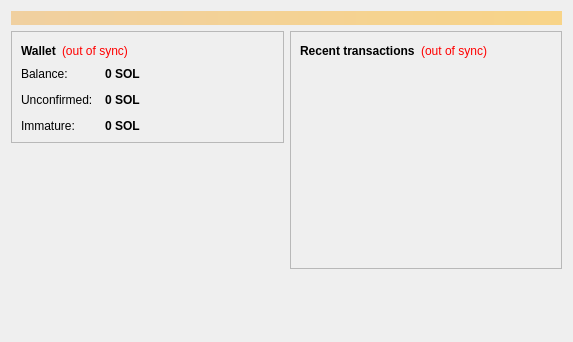
<?xml version="1.0" encoding="UTF-8"?>
<ui version="4.0">
 <class>OverviewPage</class>
 <widget class="QWidget" name="OverviewPage">
  <property name="geometry">
   <rect>
    <x>0</x>
    <y>0</y>
    <width>573</width>
    <height>342</height>
   </rect>
  </property>
  <property name="windowTitle">
   <string>Form</string>
  </property>
  <layout class="QVBoxLayout" name="topLayout">
   <item>
    <widget class="QLabel" name="labelAlerts">
     <property name="visible">
      <bool>false</bool>
     </property>
     <property name="styleSheet">
      <string notr="true">background-color: qlineargradient(x1: 0, y1: 0, x2: 1, y2: 0, stop:0 #F0D0A0, stop:1 #F8D488); color:#000000;</string>
     </property>
     <property name="wordWrap">
      <bool>true</bool>
     </property>
     <property name="margin">
      <number>3</number>
     </property>
    </widget>
   </item>
   <item>
    <layout class="QHBoxLayout" name="horizontalLayout" stretch="1,1">
     <item>
      <layout class="QVBoxLayout" name="verticalLayout_2">
       <item>
        <widget class="QFrame" name="frame">
         <property name="frameShape">
          <enum>QFrame::StyledPanel</enum>
         </property>
         <property name="frameShadow">
          <enum>QFrame::Raised</enum>
         </property>
         <layout class="QVBoxLayout" name="verticalLayout_4">
          <item>
           <layout class="QHBoxLayout" name="horizontalLayout_4">
            <item>
             <widget class="QLabel" name="label_5">
              <property name="font">
               <font>
                <weight>75</weight>
                <bold>true</bold>
               </font>
              </property>
              <property name="text">
               <string>Wallet</string>
              </property>
             </widget>
            </item>
            <item>
             <widget class="QLabel" name="labelWalletStatus">
              <property name="toolTip">
               <string>The displayed information may be out of date. Your wallet automatically synchronizes with the Mkwaycoin network after a connection is established, but this process has not completed yet.</string>
              </property>
              <property name="styleSheet">
               <string notr="true">QLabel { color: red; }</string>
              </property>
              <property name="text">
               <string notr="true">(out of sync)</string>
              </property>
              <property name="alignment">
               <set>Qt::AlignLeading|Qt::AlignLeft|Qt::AlignVCenter</set>
              </property>
             </widget>
            </item>
            <item>
             <spacer name="horizontalSpacer_2">
              <property name="orientation">
               <enum>Qt::Horizontal</enum>
              </property>
              <property name="sizeHint" stdset="0">
               <size>
                <width>40</width>
                <height>20</height>
               </size>
              </property>
             </spacer>
            </item>
           </layout>
          </item>
          <item>
           <layout class="QFormLayout" name="formLayout_2">
            <property name="fieldGrowthPolicy">
             <enum>QFormLayout::AllNonFixedFieldsGrow</enum>
            </property>
            <property name="horizontalSpacing">
             <number>12</number>
            </property>
            <property name="verticalSpacing">
             <number>12</number>
            </property>
            <item row="0" column="0">
             <widget class="QLabel" name="label">
              <property name="text">
               <string>Balance:</string>
              </property>
             </widget>
            </item>
            <item row="0" column="1">
             <widget class="QLabel" name="labelBalance">
              <property name="font">
               <font>
                <weight>75</weight>
                <bold>true</bold>
               </font>
              </property>
              <property name="cursor">
               <cursorShape>IBeamCursor</cursorShape>
              </property>
              <property name="toolTip">
               <string>Your current balance</string>
              </property>
              <property name="text">
               <string notr="true">0 SOL</string>
              </property>
              <property name="textInteractionFlags">
               <set>Qt::LinksAccessibleByMouse|Qt::TextSelectableByKeyboard|Qt::TextSelectableByMouse</set>
              </property>
             </widget>
            </item>
            <item row="1" column="0">
             <widget class="QLabel" name="label_3">
              <property name="text">
               <string>Unconfirmed:</string>
              </property>
             </widget>
            </item>
            <item row="1" column="1">
             <widget class="QLabel" name="labelUnconfirmed">
              <property name="font">
               <font>
                <weight>75</weight>
                <bold>true</bold>
               </font>
              </property>
              <property name="cursor">
               <cursorShape>IBeamCursor</cursorShape>
              </property>
              <property name="toolTip">
               <string>Total of transactions that have yet to be confirmed, and do not yet count toward the current balance</string>
              </property>
              <property name="text">
               <string notr="true">0 SOL</string>
              </property>
              <property name="textInteractionFlags">
               <set>Qt::LinksAccessibleByMouse|Qt::TextSelectableByKeyboard|Qt::TextSelectableByMouse</set>
              </property>
             </widget>
            </item>
            <item row="2" column="0">
             <widget class="QLabel" name="labelImmatureText">
              <property name="text">
               <string>Immature:</string>
              </property>
             </widget>
            </item>
            <item row="2" column="1">
             <widget class="QLabel" name="labelImmature">
              <property name="font">
               <font>
                <weight>75</weight>
                <bold>true</bold>
               </font>
              </property>
              <property name="toolTip">
               <string>Mined balance that has not yet matured</string>
              </property>
              <property name="text">
               <string notr="true">0 SOL</string>
              </property>
              <property name="textInteractionFlags">
               <set>Qt::LinksAccessibleByMouse|Qt::TextSelectableByKeyboard|Qt::TextSelectableByMouse</set>
              </property>
             </widget>
            </item>
           </layout>
          </item>
         </layout>
        </widget>
       </item>
       <item>
        <spacer name="verticalSpacer">
         <property name="orientation">
          <enum>Qt::Vertical</enum>
         </property>
         <property name="sizeHint" stdset="0">
          <size>
           <width>20</width>
           <height>40</height>
          </size>
         </property>
        </spacer>
       </item>
      </layout>
     </item>
     <item>
      <layout class="QVBoxLayout" name="verticalLayout_3">
       <item>
        <widget class="QFrame" name="frame_2">
         <property name="frameShape">
          <enum>QFrame::StyledPanel</enum>
         </property>
         <property name="frameShadow">
          <enum>QFrame::Raised</enum>
         </property>
         <layout class="QVBoxLayout" name="verticalLayout">
          <item>
           <layout class="QHBoxLayout" name="horizontalLayout_2">
            <item>
             <widget class="QLabel" name="label_4">
              <property name="text">
               <string>&lt;b&gt;Recent transactions&lt;/b&gt;</string>
              </property>
             </widget>
            </item>
            <item>
             <widget class="QLabel" name="labelTransactionsStatus">
              <property name="toolTip">
               <string>The displayed information may be out of date. Your wallet automatically synchronizes with the Mkwaycoin network after a connection is established, but this process has not completed yet.</string>
              </property>
              <property name="styleSheet">
               <string notr="true">QLabel { color: red; }</string>
              </property>
              <property name="text">
               <string notr="true">(out of sync)</string>
              </property>
              <property name="alignment">
               <set>Qt::AlignRight|Qt::AlignTrailing|Qt::AlignVCenter</set>
              </property>
             </widget>
            </item>
            <item>
             <spacer name="horizontalSpacer">
              <property name="orientation">
               <enum>Qt::Horizontal</enum>
              </property>
              <property name="sizeHint" stdset="0">
               <size>
                <width>40</width>
                <height>20</height>
               </size>
              </property>
             </spacer>
            </item>
           </layout>
          </item>
          <item>
           <widget class="QListView" name="listTransactions">
            <property name="styleSheet">
             <string notr="true">QListView { background: transparent; }</string>
            </property>
            <property name="frameShape">
             <enum>QFrame::NoFrame</enum>
            </property>
            <property name="verticalScrollBarPolicy">
             <enum>Qt::ScrollBarAlwaysOff</enum>
            </property>
            <property name="horizontalScrollBarPolicy">
             <enum>Qt::ScrollBarAlwaysOff</enum>
            </property>
            <property name="selectionMode">
             <enum>QAbstractItemView::NoSelection</enum>
            </property>
           </widget>
          </item>
         </layout>
        </widget>
       </item>
       <item>
        <spacer name="verticalSpacer_2">
         <property name="orientation">
          <enum>Qt::Vertical</enum>
         </property>
         <property name="sizeHint" stdset="0">
          <size>
           <width>20</width>
           <height>40</height>
          </size>
         </property>
        </spacer>
       </item>
      </layout>
     </item>
    </layout>
   </item>
  </layout>
 </widget>
 <resources/>
 <connections/>
</ui>
